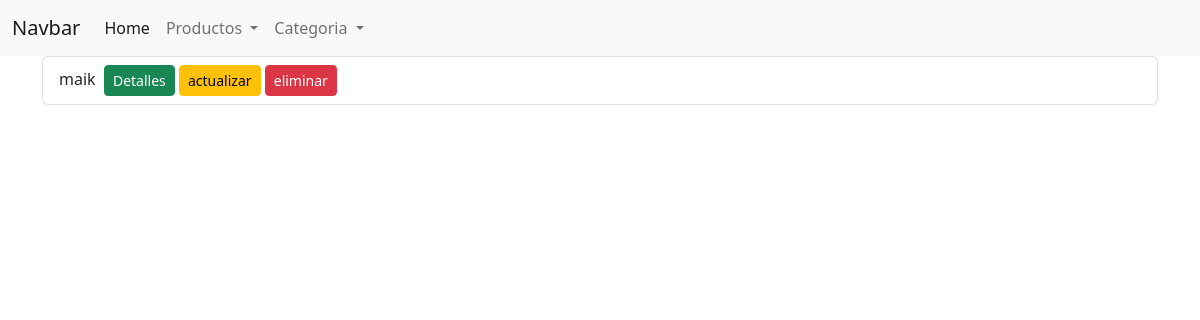
/productos/, run on an earlier commit of the app's database.
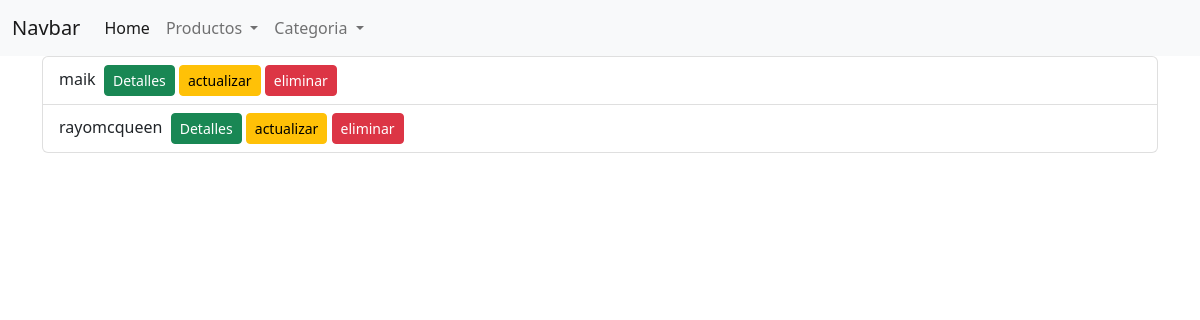
And on a later commit of the database.
### productos/models.py (models this page shows)
class Producto(models.Model):
    nombre = models.CharField(max_length=100)
    precio = models.CharField(max_length=20)
    categoria = models.ForeignKey(Categoria, on_delete = models.CASCADE)
    imagen = models.CharField(max_length=300, null = True)

### productos/views.py (the view)
# urls.py: path('productos/', views.listarProductos, name='productos'),
def listarProductos(request):
    productos = Producto.objects.all()
    context = {'productos':productos}
    template = loader.get_template('productos/productos.html')
    return HttpResponse(template.render(context,request))

### templates/productos/productos.html (shortened to what this page needs)
{% extends "base.html" %}
{% load static %}
{% block content %}
<div class="container lista">
    <ul class="list-group">
        {% for producto in productos %}
        <li class="list-group-item">{{ producto.nombre }} &nbsp;<a href="{% url 'producto_view' producto.id %}" class="btn btn-sm btn-success">Detalles</a>&nbsp;<a href="{% url 'producto_actualizar' producto.id %}" class="btn btn-sm btn-warning">actualizar</a>&nbsp;<a href="{% url 'producto_eliminar' producto.id %}" class="btn btn-sm btn-danger">eliminar</a></li>
        {% endfor %}
    </ul>
</div>
{% endblock %}

### templates/base.html (shortened to what this page needs)
<!DOCTYPE html>
<html lang="en">
<head>
    <link href="https://cdn.jsdelivr.net/npm/bootstrap@5.2.0/dist/css/bootstrap.min.css" rel="stylesheet">
</head>
<body>
    {% block navbar %}
    <nav class="navbar navbar-expand-lg navbar-light bg-light">
    <div class="container-fluid">
        <a class="navbar-brand" href="#">Navbar</a>
        <div class="collapse navbar-collapse" id="navbarNavDropdown">
        <ul class="navbar-nav">
            <li class="nav-item">
            <a class="nav-link active" aria-current="page" href="{% url 'index'%}">Home</a>
            </li>
            <li class="nav-item dropdown">
                <a class="nav-link dropdown-toggle" href="#" id="navbarDropdownMenuLinks" role="button" data-bs-toggle="dropdown" aria-expanded="false">
                   Productos
                </a>
                </li>
            <li class="nav-item dropdown">
            <a class="nav-link dropdown-toggle" href="#" id="navbarDropdownMenuLink" role="button" data-bs-toggle="dropdown" aria-expanded="false">
               Categoria
            </a>
            </li>
        </ul>
        </div>
    </div>
    </nav>
    {% endblock navbar %}
    {% block content %}
    {% endblock content %}
</body>
</html>

What changed in the data, as far as the page shows it:
added Producto: nombre "rayomcqueen"
